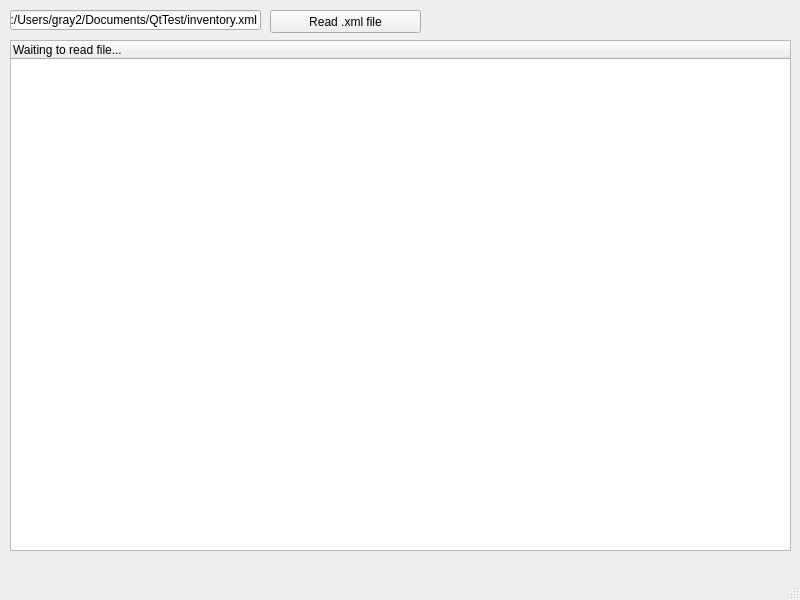
<?xml version="1.0" encoding="UTF-8"?>
<ui version="4.0">
 <class>MainWindow</class>
 <widget class="QMainWindow" name="MainWindow">
  <property name="geometry">
   <rect>
    <x>0</x>
    <y>0</y>
    <width>800</width>
    <height>600</height>
   </rect>
  </property>
  <property name="windowTitle">
   <string>MainWindow</string>
  </property>
  <widget class="QWidget" name="centralwidget">
   <widget class="QTreeWidget" name="treeWidget1">
    <property name="enabled">
     <bool>true</bool>
    </property>
    <property name="geometry">
     <rect>
      <x>10</x>
      <y>40</y>
      <width>781</width>
      <height>511</height>
     </rect>
    </property>
    <column>
     <property name="text">
      <string>Waiting to read file...</string>
     </property>
    </column>
   </widget>
   <widget class="QPushButton" name="pushButton">
    <property name="geometry">
     <rect>
      <x>270</x>
      <y>10</y>
      <width>151</width>
      <height>23</height>
     </rect>
    </property>
    <property name="text">
     <string>Read .xml file</string>
    </property>
   </widget>
   <widget class="QLineEdit" name="lineEdit">
    <property name="geometry">
     <rect>
      <x>10</x>
      <y>10</y>
      <width>251</width>
      <height>20</height>
     </rect>
    </property>
    <property name="text">
     <string>C:/Users/gray2/Documents/QtTest/inventory.xml</string>
    </property>
   </widget>
  </widget>
  <widget class="QMenuBar" name="menubar">
   <property name="geometry">
    <rect>
     <x>0</x>
     <y>0</y>
     <width>800</width>
     <height>21</height>
    </rect>
   </property>
  </widget>
  <widget class="QStatusBar" name="statusbar"/>
 </widget>
 <resources/>
 <connections/>
</ui>
